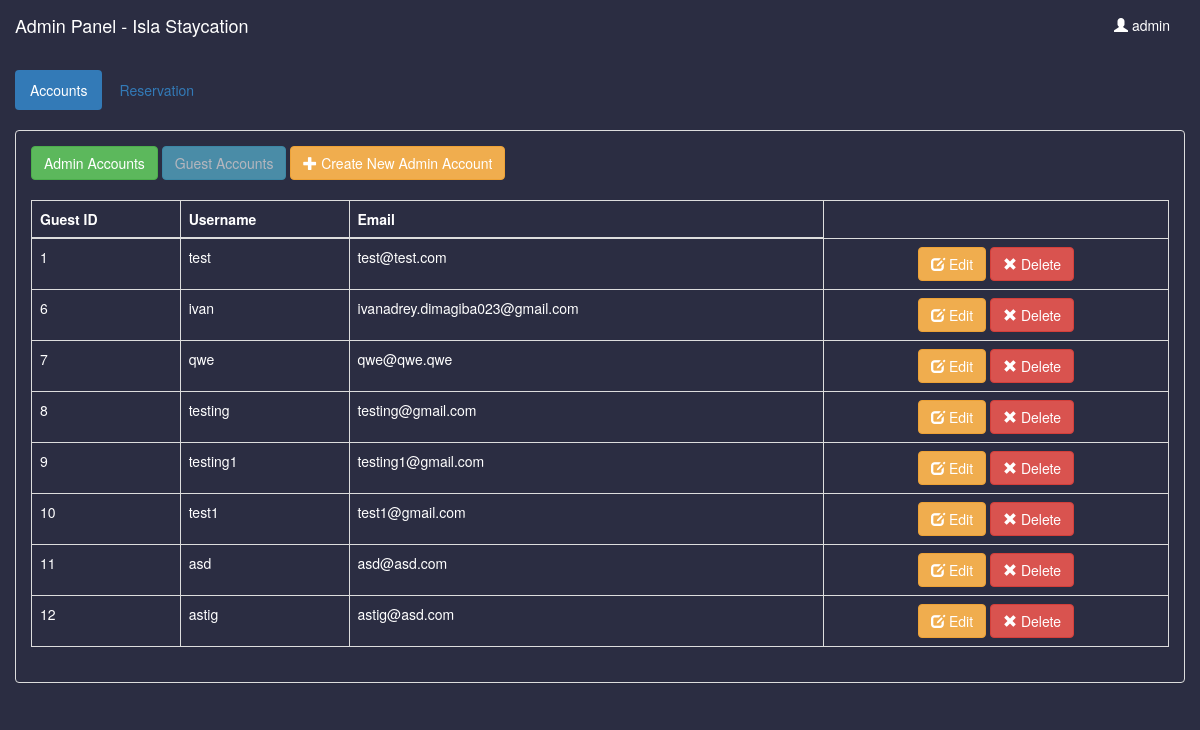
/reservation-system/admin/guest_account.php (signed in), run on the app's committed database.
### tables this page shows
CREATE TABLE `accounts` (
  `id` int(11) NOT NULL,
  `username` varchar(50) NOT NULL,
  `password` varchar(255) NOT NULL,
  `email` varchar(100) NOT NULL
);

### reservation-system/admin/name.php (called while the page is built)
<?php
	require 'connect.php';
	$query = $conn->query("SELECT * FROM `admin` WHERE `admin_id` = '$_SESSION[admin_id]'") or die(mysqli_connect_error());
	$fetch = $query->fetch_array();
	$name = $fetch['name'];
?>

### reservation-system/admin/guest_account.php (the view, shortened to what this page needs)
<!DOCTYPE html>
<?php
require 'name.php';
?>
<html lang="en">
<head>
	<link rel="stylesheet" type="text/css" href="../css/bootstrap.css " />
	<link rel="stylesheet" type="text/css" href="../css/style.css" />
</head>
<body>
	<nav style="background-color:rgba(0, 0, 0, 0.1);" class="navbar navbar-default">
		<div class="container-fluid">
			<div class="navbar-header">
				<a class="navbar-brand" style="color: white;">Admin Panel - Isla Staycation</a>
			</div>
			<ul class="nav navbar-nav pull-right ">
				<li class="dropdown">
					<a class="dropdown-toggle" data-toggle="dropdown" role="button" aria-haspopup="true" aria-expanded="false" style="color: white;">
					<i class="glyphicon glyphicon-user" style="color: white;"></i> <?php echo $name ?></a>
				</li>
			</ul>
		</div>
	</nav>
	<div class="container-fluid">
		<ul class="nav nav-pills">
			<li class="active"><a href="account.php">Accounts</a></li>
			<li><a href="reserve.php">Reservation</a></li>
		</ul>
	</div>
	<br />
	<div class="container-fluid">
		<div class="panel panel-default">
			<div class="panel-body">
				<a class="btn btn-success" href="account.php">Admin Accounts</a>
				<a class="btn btn-info disabled" href="guest_account.php">Guest Accounts</a>
				<a class="btn btn-warning" href="add_account.php"><i class="glyphicon glyphicon-plus"></i> Create New Admin Account</a>
				<br />
				<br />
				<table id="table" class="table table-bordered">
					<thead>
						<tr>
							<th>Guest ID</th>
							<th>Username</th>
							<th>Email</th>
						</tr>
					</thead>
					<tbody>
						<?php
						$query = $conn->query("SELECT * FROM `accounts`") or die(mysqli_connect_error());
						while ($fetch = $query->fetch_array()) {
						?>
							<tr>
								<td><?php echo $fetch['id'] ?></td>
								<td><?php echo $fetch['username'] ?></td>
								<td><?php echo $fetch['email'] ?></td>
								<td>
									<center>
										<a class="btn btn-warning" href="edit_guest_account.php?id=<?php echo $fetch['id'] ?>">
											<i class="glyphicon glyphicon-edit"></i> Edit</a>
										<a class="btn btn-danger" onclick="confirmationDelete(this); return false;" href="delete_guest_account.php?id=<?php echo $fetch['id'] ?>">
											<i class="glyphicon glyphicon-remove"></i> Delete</a>
									</center>
								</td>
							</tr>
						<?php
						}
						?>
					</tbody>
				</table>
			</div>
		</div>
	</div>
</body>
</html>

### data on the page
accounts: id "1", username "test", email "test@test.com"
accounts: id "6", username "ivan", email "ivanadrey.dimagiba023@gmail.com"
accounts: id "7", username "qwe", email "qwe@qwe.qwe"
accounts: id "8", username "testing", email "testing@gmail.com"
accounts: id "9", username "testing1", email "testing1@gmail.com"
accounts: id "10", username "test1", email "test1@gmail.com"
accounts: id "11", username "asd", email "asd@asd.com"
accounts: id "12", username "astig", email "astig@asd.com"

### other printed values
$name "admin"
